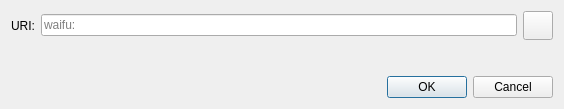
<?xml version="1.0" encoding="UTF-8"?>
<ui version="4.0">
 <class>OpenURIDialog</class>
 <widget class="QDialog" name="OpenURIDialog">
  <property name="geometry">
   <rect>
    <x>0</x>
    <y>0</y>
    <width>564</width>
    <height>109</height>
   </rect>
  </property>
  <property name="windowTitle">
   <string>Open waifu URI</string>
  </property>
  <layout class="QVBoxLayout" name="verticalLayout">
   <item>
    <layout class="QHBoxLayout" name="horizontalLayout">
     <item>
      <widget class="QLabel" name="label">
       <property name="text">
        <string>URI:</string>
       </property>
      </widget>
     </item>
     <item>
      <widget class="QValidatedLineEdit" name="uriEdit">
       <property name="placeholderText">
        <string notr="true">waifu:</string>
       </property>
      </widget>
     </item>
     <item>
      <widget class="QToolButton" name="pasteButton">
       <property name="toolTip">
        <string extracomment="Tooltip text for button that allows you to paste an address that is in your clipboard.">Paste address from clipboard</string>
       </property>
       <property name="text">
        <string/>
       </property>
       <property name="icon">
        <iconset resource="../waifu.qrc">
         <normaloff>:/icons/editpaste</normaloff>:/icons/editpaste
        </iconset>
       </property>
       <property name="iconSize">
        <size>
         <width>22</width>
         <height>22</height>
        </size>
       </property>
      </widget>
     </item>
    </layout>
   </item>
   <item>
    <spacer name="verticalSpacer">
     <property name="orientation">
      <enum>Qt::Vertical</enum>
     </property>
     <property name="sizeHint" stdset="0">
      <size>
       <width>20</width>
       <height>40</height>
      </size>
     </property>
    </spacer>
   </item>
   <item>
    <widget class="QDialogButtonBox" name="buttonBox">
     <property name="orientation">
      <enum>Qt::Horizontal</enum>
     </property>
     <property name="standardButtons">
      <set>QDialogButtonBox::Cancel|QDialogButtonBox::Ok</set>
     </property>
    </widget>
   </item>
  </layout>
 </widget>
 <customwidgets>
  <customwidget>
   <class>QValidatedLineEdit</class>
   <extends>QLineEdit</extends>
   <header>qt/qvalidatedlineedit.h</header>
  </customwidget>
 </customwidgets>
 <resources/>
 <connections>
  <connection>
   <sender>buttonBox</sender>
   <signal>accepted()</signal>
   <receiver>OpenURIDialog</receiver>
   <slot>accept()</slot>
   <hints>
    <hint type="sourcelabel">
     <x>248</x>
     <y>254</y>
    </hint>
    <hint type="destinationlabel">
     <x>157</x>
     <y>274</y>
    </hint>
   </hints>
  </connection>
  <connection>
   <sender>buttonBox</sender>
   <signal>rejected()</signal>
   <receiver>OpenURIDialog</receiver>
   <slot>reject()</slot>
   <hints>
    <hint type="sourcelabel">
     <x>316</x>
     <y>260</y>
    </hint>
    <hint type="destinationlabel">
     <x>286</x>
     <y>274</y>
    </hint>
   </hints>
  </connection>
 </connections>
</ui>
